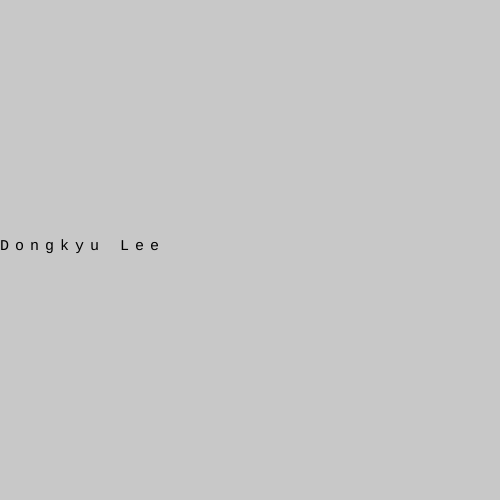
Frame 1 (no input)
Frame 60 (no input): identical to frame 1, image omitted
Frame 120 (the mouse pressed at the canvas centre since frame 60): identical to frame 1, image omitted

The p5.js sketch that drew this single still picture (run headless with seeded random() and noise() and a simulated clock; from frame 60 on, the mouse is pressed at the canvas centre):

// p5.js sketch
// ── sketch.js
var charObjs = [];
var myString = "Dongkyu Lee";
var xPos = 0;
var charSize = 15;

function setup() {
  createCanvas(500, 500);
  textFont ('Courier')
  for (var i = 0; i < myString.length; i++) {
    var char = myString[i];
    charObjs[i] = new MovingChar(char, xPos, height/2, charSize, 0, 0);
    xPos += charSize;
  }
}

function draw() {
  background(200);
  for (var i = 0; i < charObjs.length; i++) {
    charObjs[i].move();
    charObjs[i].display();
  }
}

function keyPressed() {
  var newChar = new MovingChar( key, xPos, height/2, charSize, 0, 0);
  charObjs.push(newChar);
  xPos += charSize;
}

// ── movingChar.js
class MovingChar {
  constructor(char, x, y, size, speed, color) {
    this.char = char;
    this.x = x;
    this.y = y;
    this.size = size;
    this.speed = speed;
    this.color = color;
  }

  move() {
  }

  display() {
    fill(this.color);
    textSize(this.size);
    text(this.char, this.x, this.y);
  }

}
